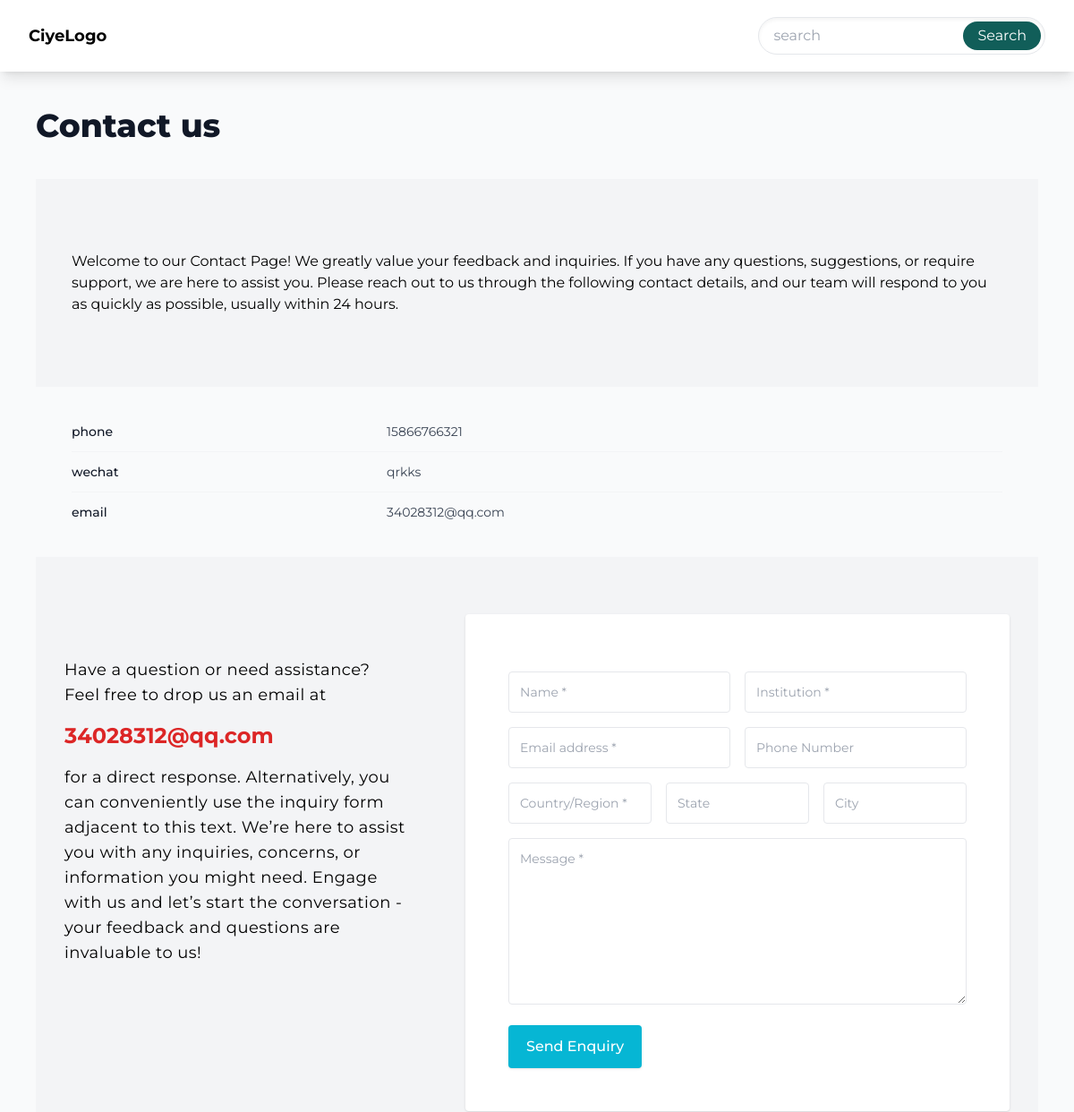
The app's page /contact/ (upper part), older data.
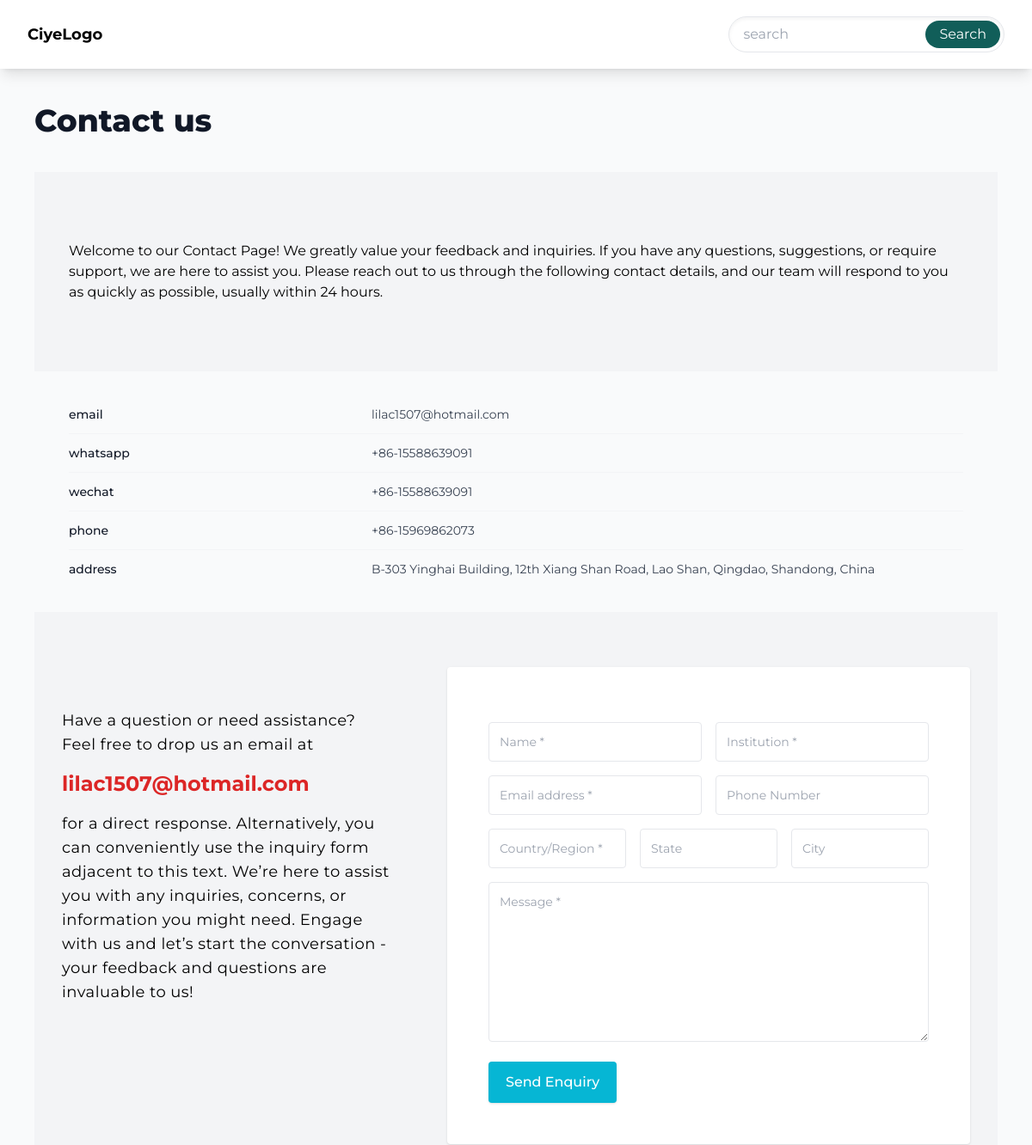
The same page, newer data.
### pages/models.py (models this page shows)
class ContactInformation(BaseModel):
    name = models.CharField(max_length=50,null=True,blank=True,unique=True)
    info = models.CharField(max_length=100,null=True,blank=True)
    image = models.ImageField(upload_to='contact_information/images',null=True,blank=True)

### pages/views.py (the view)
# urls.py: path('contact/',views.contact,name='contact'),
def contact(request):
    return render(request,'pages/contact.html')

### form_handlers/forms.py
class InquiryForm(forms.ModelForm):
    class Meta:
        model = Inquiry
        exclude = ['source_webpage', 'source_ip', 'country_from_ip']

### abstractapp/custom_context_processors.py (called while the page is built)
def categories(request):
    product_categories = ProductCategory.objects.all()
    product_root_categories = ProductCategory.objects.filter(level=1)
    blog_categories = BlogCategory.objects.all()
    blog_root_categories = BlogCategory.objects.filter(level=0)
    return {
        'product_categories': product_categories,
        'product_root_categories': product_root_categories,
        'blog_categories':blog_categories,
        'blog_root_categories':blog_root_categories,
    }

def inquiry_form(request):
    return {
        'inquiry_form':InquiryForm(),
    }

def contact(request):
    contacts = ContactInformation.objects.all().order_by('custom_order')
    contact_dict = {contact.name: contact for contact in contacts}
    return {'contact': contact_dict}

### blog/models.py (called while the page is built)
    def get_absolute_url(self):
        url_list = [self.slug]
        parent = self.parent
        while parent:
            url_list.insert(0, parent.slug)
            parent = parent.parent
        category_path = '/'.join(url_list)
        return reverse('blog-list', args=[category_path])

### products/models.py (called while the page is built)
    def get_absolute_url(self):
        url_list = [self.slug]
        parent = self.parent
        while parent:
            url_list.insert(0, parent.slug)
            parent = parent.parent
        category_path = '/'.join(url_list)
        return reverse('category-products', args=[category_path])

### pages/templates/pages/contact.html (shortened to what this page needs)
{% extends "base.html" %}
{% block content %}
  <div class="custom-container">
    <header class="my-10 prose">
      <h1>Contact us</h1>
  </header>
      <div class=" bg-gray-100 p-10 py-20">
        Welcome to our Contact Page! We greatly value your feedback and inquiries. If you have any questions, suggestions, or require support, we are here to assist you. Please reach out to us through the following contact details, and our team will respond to you as quickly as possible, usually within 24 hours.
      </div>
      <div class="flow-root p-10">
        <dl class="-my-3 divide-y divide-gray-100 text-sm">
          {% for name,c in contact.items %}
          <div class="grid grid-cols-1 gap-1 py-3 sm:grid-cols-3 sm:gap-4">
            <dt class="font-medium text-gray-900">{{c.name}}</dt>
            <dd class="text-gray-700 sm:col-span-2">{{c.info}}</dd>
          </div>
          {% endfor %}
        </dl>
      </div>
    {% include "form_handlers/inquiry.html" %}
  </div>
{% endblock content %}

### templates/base.html (shortened to what this page needs)
{% load static tailwind_tags %}
<!DOCTYPE html>
<html lang="en">
  <head>
    <script src="https://cdn.tailwindcss.com"></script>
    {% tailwind_css %}
  </head>
  <body x-data="{openMobileNav:false}" class="bg-gray-50 font-montserrat">
    <header class=" sticky top-0 z-50 w-full {% block header_class %}shadow-lg{% endblock %}">
      <div class="flex items-center justify-between h-20 px-8 py-2 bg-white ">
        <a href="/" class="text-lg font-bold">CiyeLogo</a>
        <div class="hidden md:block shrink">
          {% include 'partial/search-bar.html' %}
        </div>
      </div>
    </header>
    {% block content %}
    {% endblock content %}
  </body>
</html>

### templates/partial/search-bar.html
<form class="flex bg-white border rounded-full shadow-inner">
  <input type="search"
         name="q"
         placeholder="search"
         class="px-4 bg-transparent border-none focus:ring-0"
         hx-get="{% url 'search' %}"
         hx-target="#search-results"
         hx-trigger="keyup change delay:500ms" />
  <button class="px-4 py-1 m-1 text-white bg-teal-800 rounded-full"
          hx-get="{% url 'search' %}"
          hx-target="#search-results"
          hx-trigger="click">
    Search
  </button>
</form>

### form_handlers/templates/form_handlers/inquiry.html (shortened to what this page needs)
<section class="bg-gray-100">
  <div class="custom-container px-4 py-16 sm:px-6 lg:px-8">
    <div class="grid grid-cols-1 gap-x-16 gap-y-8 lg:grid-cols-5">
      <div class="lg:col-span-2 lg:py-12">
        <p class=" text-lg tracking-wide">
          Have a question or need assistance? Feel free to drop us an email at
        </p>
        <div class="my-4">
          <a href="mailto:{{ contact.email.info }}"
             class="text-2xl font-bold text-red-600">
            {{ contact.email.info }}
          </a>
        </div>
        <p class=" text-lg tracking-wide">
          for a direct response. Alternatively, you can conveniently use the inquiry form adjacent to this text. We’re here to assist you with any inquiries, concerns, or information you might need. Engage with us and let’s start the conversation - your feedback and questions are invaluable to us!
        </p>
      </div>
      <div class="rounded bg-white p-8 shadow lg:col-span-3 lg:p-12">
        <form hx-post="{% url 'inquiry_create' %}"
              hx-on::after-request="this.reset()"
              hx-indicator="#submitting"
              hx-swap="outerHTML"
              class="space-y-4"
              hx-target="#submitted">
          {% load widget_tweaks %}
          <div class="grid grid-cols-1 gap-4 sm:grid-cols-2">
            <div>
              {% render_field inquiry_form.name class="w-full rounded border-gray-200 p-3 text-sm" placeholder="Name *" %}
            </div>
            <div>
              {% render_field inquiry_form.institution class="w-full rounded border-gray-200 p-3 text-sm" placeholder="Institution *" %}
            </div>
          </div>
          <div class="grid grid-cols-1 gap-4 sm:grid-cols-2">
            <div>
              {% render_field inquiry_form.email class="w-full rounded border-gray-200 p-3 text-sm" placeholder="Email address *"  id="email" %}
            </div>
            <div>
              {% render_field inquiry_form.phone class="w-full rounded border-gray-200 p-3 text-sm" placeholder="Phone Number" id="phone" %}
            </div>
          </div>
          <div class="grid grid-cols-1 gap-4 text-center sm:grid-cols-3">
            <div>
              {% render_field inquiry_form.country_region class="w-full rounded border-gray-200 p-3 text-sm" placeholder="Country/Region *" %}
            </div>
            <div>
              {% render_field inquiry_form.state class="w-full rounded border-gray-200 p-3 text-sm" placeholder="State" %}
            </div>
            <div>
              {% render_field inquiry_form.city class="w-full rounded border-gray-200 p-3 text-sm" placeholder="City" %}
            </div>
          </div>
          <div>
            {% render_field inquiry_form.message class="w-full rounded border-gray-200 p-3 text-sm" placeholder="Message *" rows="8" id="message" %}
          </div>
          <div class="mt-4 flex justify-between flex-wrap items-center flex-col sm:flex-row">
            <button type="submit"
                    class=" w-full relative rounded  shadow  bg-cyan-500 px-5 py-3 font-medium text-white sm:w-auto ">
              Send Enquiry
            </button>
          </div>
        </form>
      </div>
    </div>
  </div>
</section>

Row changes from the older to the newer data that the page shows:
changed ContactInformation "email": info "34028312@qq.com" → "lilac1507@hotmail.com"; email.info "34028312@qq.com" → "lilac1507@hotmail.com"; moves up the list
added ContactInformation: name "whatsapp", info "+86-15588639091"
changed ContactInformation "wechat": info "qrkks" → "+86-15588639091"; moves down the list
changed ContactInformation "phone": info "15866766321" → "+86-15969862073"
added ContactInformation: name "address", info "B-303 Yinghai Building, 12th Xiang Shan Road, Lao Shan, Qingdao, Shandong, China"
